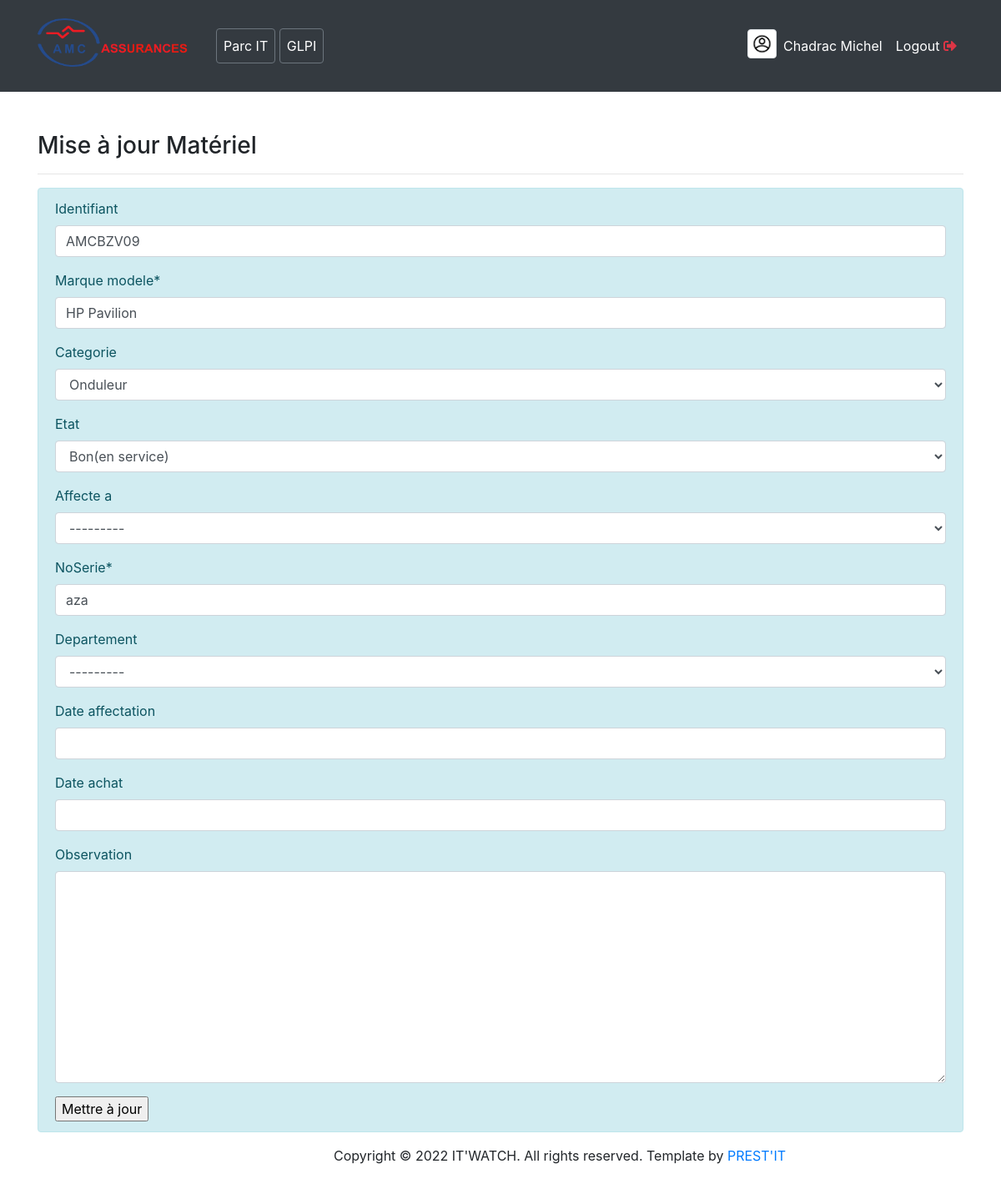
Screenshot of /update_items/23/ (signed in) with the database file from the repository.
### user/models.py (models this page shows, shortened)
class Profile(models.Model):
    staff = models.OneToOneField(User, on_delete=models.CASCADE, null=True)
    address = models.CharField(max_length=200, null=True)
    phone = models.CharField(max_length=20, null=True)
    image = models.ImageField(default='avatar.jpg', upload_to='Profile_Images', null=True)
    job_function = models.CharField(max_length=200, null=True)

### dashboard/models.py (models this page shows, shortened)
class Product(models.Model):
    identifiant = models.CharField(max_length=255, blank=True, unique=True, null=True)
    categorie = models.CharField(max_length=255, blank=True, null=True, choices=CATEGORY)
    etat = models.CharField(max_length=255, blank=True, null=True, choices=ETAT)
    departement = models.CharField(max_length=255, blank=True, null=True, choices=DEPARTEMENT)
    affecte_a = models.CharField(max_length=255, blank=True, null=True, choices=UTILISATEUR)
    date_achat = models.DateField(blank=True, null=True)
    prix_achat = models.DecimalField(max_digits=10, decimal_places=2, blank=True, null=True)
    marque_modele = models.CharField(max_length=255, null=True)
    noSerie = models.CharField(max_length=20, null=True, unique=True)
    date_affectation = models.DateField(blank=True, null=True)
    observation = models.TextField(max_length=250, blank=True, null=True)
    created_at = models.DateTimeField(auto_now_add=True)
    updated_at = models.DateTimeField(auto_now_add=True)
    objects = models.Manager()
    class Meta:
        verbose_name_plural = 'Liste du matériel' # On change le nom de cette table dans l'Admin Panel

### dashboard/views.py (the view)
# urls.py: path('update_items/<int:id>/', views.update_items, name='dashboard-updatedata'),
@login_required()
def update_items(request, id):
    item = Product.objects.get(pk=id)
    if request.method == 'POST':
        form = ProductForm(request.POST, instance=item)
        if form.is_valid():  # verification si les infos sont valides
            form.save()  # si valide on sauvergarde le formulaire
            update_name = form.cleaned_data.get('identifiant')
            update_modele = form.cleaned_data.get('marque_modele')
            messages.success(request, f"Mise à jour de {update_name}-{update_modele} effectué avec succès")
            return redirect('dashboard-product')  # puis on redirige vers la page de la liste
    else:
        form = ProductForm(instance=item)
    context = {
        'item': item,
        'form':form,
    }
    return render(request, "dashboard/update_items.html", context)

### dashboard/forms.py
class ProductForm(forms.ModelForm):
    class Meta:
        model = Product
        fields = ['identifiant', 'marque_modele', 'categorie','etat','affecte_a','noSerie','departement', 'date_affectation', 'date_achat', 'observation']

### dashboard/templates/dashboard/update_items.html (shortened to what this page needs)
{% extends 'partials/base.html' %}
{% load crispy_forms_tags %}
{% block content %}
<div class="container">
    <div class="row mt-5">
        <div class="col md-6 offset md-3">
            <h3>Mise à jour Matériel</h3>
            <hr>
            <div class="alert alert-info">
                <form method="POST">
                        {{form | crispy}}
                    <input type="submit" value="Mettre à jour">
                </form>
            </div>
        </div>
    </div>
</div>
{% endblock content %}

### dashboard/templates/partials/nav.html (shortened to what this page needs)
{% load static %}
<nav class="navbar navbar-expand-lg navbar-info bg-dark">
    <div class="container">
        {% if user.is_authenticated %}
        <a class="navbar-brand text-white"  href="{% url 'dashboard-index' %}">
            <img src="{% static 'img/Logo_AMC.png' %}" alt="AMC Asssurances" style="width: 180px; margin-bottom:8px; margin-right:18px;" />
        </a>
        <div class="collapse navbar-collapse" id="navbarSupportedContent">
            <ul class="navbar-nav mr-auto">
                <li class="nav-item active">
                    <a class="nav-link text-white undeline btn btn-outline-secondary" href="{% url 'dashboard-index' %}" >Parc IT</a>
                </li>&nbsp;
                <li class="nav-item active">
                    <a class="nav-link text-white btn btn-outline-secondary" href="#" >GLPI</a>
                </li>
            </ul>
            <ul class="navbar-nav ml-auto">
                <li class="nav-item active">
                        <a href="{% url 'user-profile' %}"><img style="width: 35px ;" class="img-thumbnail" src="{{user.profile.image.url}}" alt="profile img"></a>
                </li>
                <li class="nav-item active">
                        <a class="nav-link text-white"  href="{% url 'user-profile' %}"> {{user.first_name}}
                        </a>
                </li>
                <li class="nav-item">
                    <a class="nav-link text-white" data-toggle="modal" data-target="#exampleModal" href="{% url 'user-logout' %}">Logout&nbsp;<i class="fas fa-sign-out-alt text-danger" ></i></a>
                </li>
            </ul>
            {% else %}
            <ul class="navbar-nav ml-auto">
                <li class="nav-item">
                    <a class="nav-link text-white" href="{% url 'user-login' %}">Login</a>
                </li>
            </ul>
            {% endif %}
        </div>
    </div>
</nav>

### dashboard/static/css/all.css (style rules this page uses)
.fa,.fab,.fad,.fal,.far,.fas { -moz-osx-font-smoothing:grayscale;-webkit-font-smoothing:antialiased;display:inline-block;font-style:normal;font-variant:normal;text-rendering:auto;line-height:1 }
.fa-sign-out-alt:before { content:"\f2f5" }

### dashboard/static/css/style.css (style rules this page uses)
body { background: rgb(230, 227, 227); }

### rows the page displays
Product: identifiant "AMCBZV09", marque_modele "HP Pavilion", categorie "Onduleur", etat "Bon(en service)", affecte_a "---------", noSerie "aza", departement "---------"

### other values shown
{{ user.first_name }} "Chadrac Michel"
